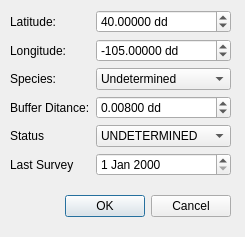
<?xml version="1.0" encoding="UTF-8"?>
<ui version="4.0">
 <class>NewRaptor4DialogBase</class>
 <widget class="QDialog" name="NewRaptor4DialogBase">
  <property name="geometry">
   <rect>
    <x>0</x>
    <y>0</y>
    <width>245</width>
    <height>237</height>
   </rect>
  </property>
  <property name="windowTitle">
   <string>Add New Raptor</string>
  </property>
  <widget class="QDialogButtonBox" name="button_box">
   <property name="geometry">
    <rect>
     <x>30</x>
     <y>190</y>
     <width>201</width>
     <height>32</height>
    </rect>
   </property>
   <property name="orientation">
    <enum>Qt::Horizontal</enum>
   </property>
   <property name="standardButtons">
    <set>QDialogButtonBox::Cancel|QDialogButtonBox::Ok</set>
   </property>
  </widget>
  <widget class="QWidget" name="formLayoutWidget">
   <property name="geometry">
    <rect>
     <x>10</x>
     <y>10</y>
     <width>221</width>
     <height>171</height>
    </rect>
   </property>
   <layout class="QFormLayout" name="lytForm">
    <item row="0" column="0">
     <widget class="QLabel" name="latitudeLabel">
      <property name="text">
       <string>Latitude:</string>
      </property>
     </widget>
    </item>
    <item row="0" column="1">
     <widget class="QDoubleSpinBox" name="spbLatitude">
      <property name="suffix">
       <string> dd</string>
      </property>
      <property name="decimals">
       <number>5</number>
      </property>
      <property name="minimum">
       <double>-90.000000000000000</double>
      </property>
      <property name="maximum">
       <double>90.000000000000000</double>
      </property>
      <property name="singleStep">
       <double>0.001000000000000</double>
      </property>
      <property name="value">
       <double>40.000000000000000</double>
      </property>
     </widget>
    </item>
    <item row="1" column="0">
     <widget class="QLabel" name="longitudeLabel">
      <property name="text">
       <string>Longitude:</string>
      </property>
     </widget>
    </item>
    <item row="1" column="1">
     <widget class="QDoubleSpinBox" name="spbLongitude">
      <property name="suffix">
       <string> dd</string>
      </property>
      <property name="decimals">
       <number>5</number>
      </property>
      <property name="minimum">
       <double>-180.000000000000000</double>
      </property>
      <property name="maximum">
       <double>180.000000000000000</double>
      </property>
      <property name="singleStep">
       <double>0.001000000000000</double>
      </property>
      <property name="value">
       <double>-105.000000000000000</double>
      </property>
     </widget>
    </item>
    <item row="2" column="0">
     <widget class="QLabel" name="speciesLabel">
      <property name="text">
       <string>Species:</string>
      </property>
     </widget>
    </item>
    <item row="2" column="1">
     <widget class="QComboBox" name="cmbSpecies">
      <item>
       <property name="text">
        <string>Undetermined</string>
       </property>
      </item>
      <item>
       <property name="text">
        <string>Red-tail Hawk</string>
       </property>
      </item>
      <item>
       <property name="text">
        <string>Swainsons Hawk</string>
       </property>
      </item>
      <item>
       <property name="text">
        <string>Northern Harrier</string>
       </property>
      </item>
     </widget>
    </item>
    <item row="3" column="0">
     <widget class="QLabel" name="bufferDitanceLabel">
      <property name="text">
       <string>Buffer Ditance:</string>
      </property>
     </widget>
    </item>
    <item row="3" column="1">
     <widget class="QDoubleSpinBox" name="spbBuffer">
      <property name="suffix">
       <string> dd</string>
      </property>
      <property name="decimals">
       <number>5</number>
      </property>
      <property name="maximum">
       <double>0.100000000000000</double>
      </property>
      <property name="singleStep">
       <double>0.001000000000000</double>
      </property>
      <property name="value">
       <double>0.008000000000000</double>
      </property>
     </widget>
    </item>
    <item row="4" column="0">
     <widget class="QLabel" name="statusLabel">
      <property name="text">
       <string>Status</string>
      </property>
     </widget>
    </item>
    <item row="4" column="1">
     <widget class="QComboBox" name="cmbStatus">
      <item>
       <property name="text">
        <string>UNDETERMINED</string>
       </property>
      </item>
      <item>
       <property name="text">
        <string>ACTIVE NEST</string>
       </property>
      </item>
      <item>
       <property name="text">
        <string>INACTIVE NEST</string>
       </property>
      </item>
      <item>
       <property name="text">
        <string>FLEDGED NEST</string>
       </property>
      </item>
     </widget>
    </item>
    <item row="5" column="0">
     <widget class="QLabel" name="lastSurveyLabel">
      <property name="text">
       <string>Last Survey</string>
      </property>
     </widget>
    </item>
    <item row="5" column="1">
     <widget class="QDateEdit" name="dteLast"/>
    </item>
   </layout>
  </widget>
 </widget>
 <resources/>
 <connections>
  <connection>
   <sender>button_box</sender>
   <signal>accepted()</signal>
   <receiver>NewRaptor4DialogBase</receiver>
   <slot>accept()</slot>
   <hints>
    <hint type="sourcelabel">
     <x>20</x>
     <y>20</y>
    </hint>
    <hint type="destinationlabel">
     <x>20</x>
     <y>20</y>
    </hint>
   </hints>
  </connection>
  <connection>
   <sender>button_box</sender>
   <signal>rejected()</signal>
   <receiver>NewRaptor4DialogBase</receiver>
   <slot>reject()</slot>
   <hints>
    <hint type="sourcelabel">
     <x>20</x>
     <y>20</y>
    </hint>
    <hint type="destinationlabel">
     <x>20</x>
     <y>20</y>
    </hint>
   </hints>
  </connection>
 </connections>
</ui>
